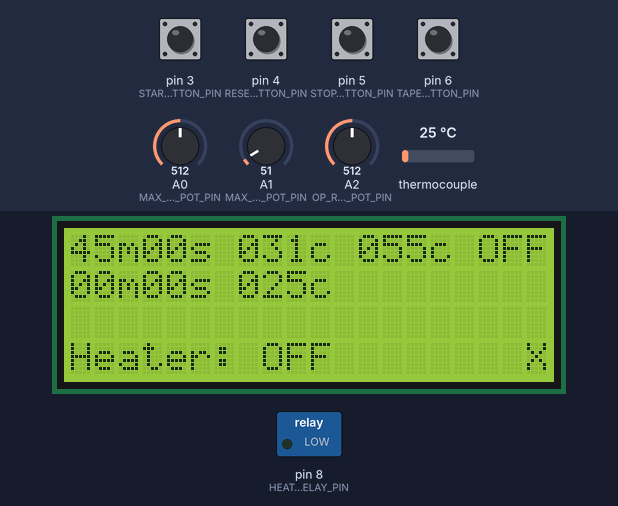
Simulated run of this sketch. Board: Arduino Uno, built with avr-gcc and run on an emulated ATmega328P. Parts: 20×4 character LCD, switched loads named in the sketch (green lamp = pin HIGH). The inputs (shaded band) are chosen by the test bench; at power-on: pin 3 (START_BUTTON_PIN), pin 4 (RESET_BUTTON_PIN), pin 5 (STOP_BUTTON_PIN), pin 6 (TAPER_BUTTON_PIN) HIGH, thermocouple 25 °C, A0 (MAX_TIME_POT_PIN) = 512, A1 (MAX_TEMP_POT_PIN) = 51, A2 (OP_RANGE_POT_PIN) = 512.

Above: at 1.2 s.
1.3 s: pin 3 (START_BUTTON_PIN) pulled LOW for 0.4 s
At 2.4 s:
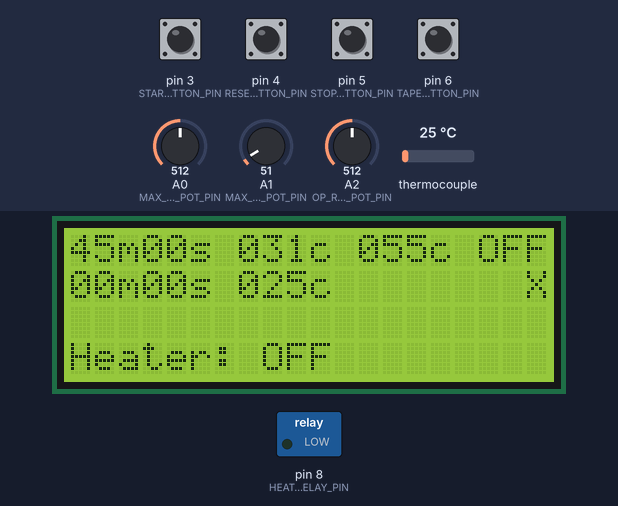
4.7 s: pin 4 (RESET_BUTTON_PIN) pulled LOW for 0.4 s
At 6.7 s:
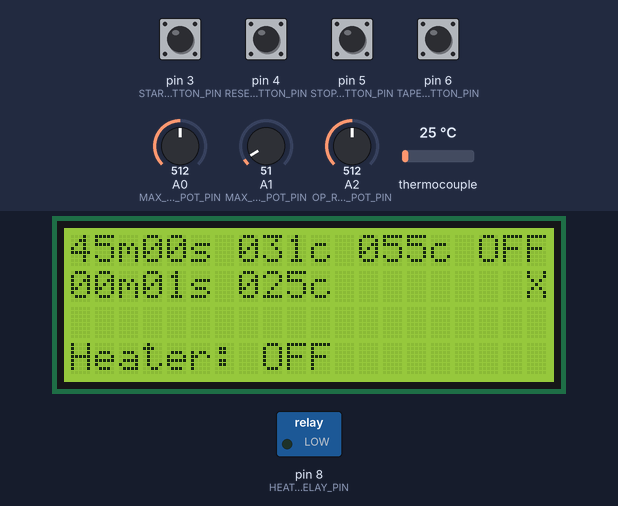
6.9 s: pin 6 (TAPER_BUTTON_PIN) pulled LOW for 0.4 s
At 8.1 s:
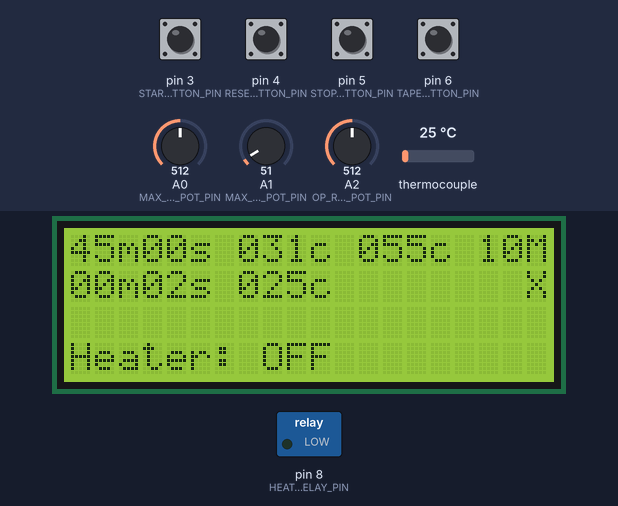
10.3 s: pin 5 (STOP_BUTTON_PIN) pulled LOW for 0.4 s
At 11.1 s:
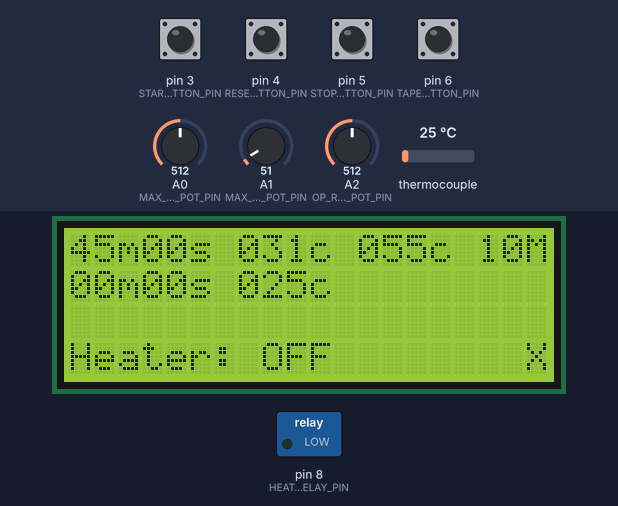
12.2 s: pin 4 (RESET_BUTTON_PIN) pulled LOW for 1 s
14.7 s: thermocouple set to 6 °C
At 16.3 s:
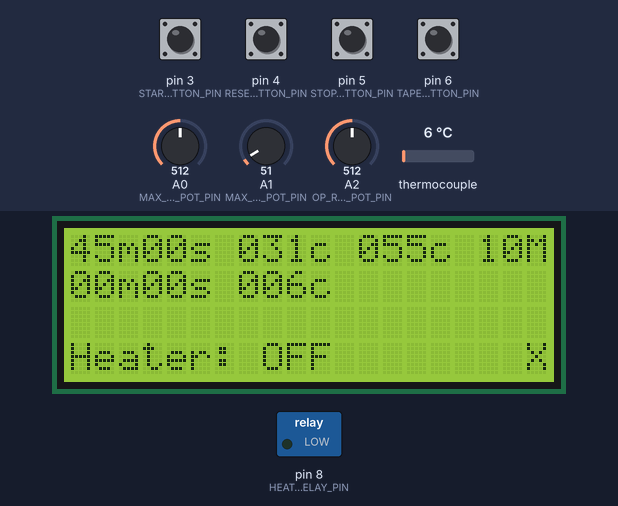
Timing chart, 0 to 17.3 s (numbered marks = the images above; inputs shaded):
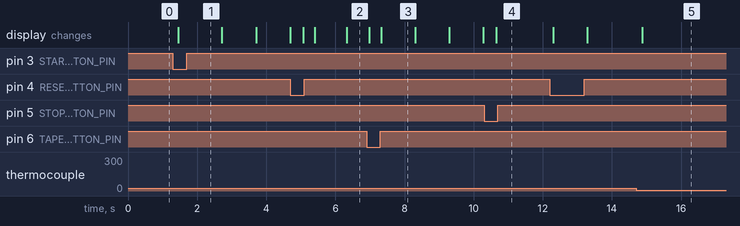

Measured:
- after the input at 1.3 s, the display: changes after 0.16 s (image 1)
- after the input at 4.7 s, the display: first changes after 0.37 s (image 2 shows a later state)
- after the input at 6.9 s, the display: first changes after 0.09 s (image 3 shows a later state)
- after the input at 10.3 s, the display: changes after 0.36 s (image 4)
- after the input at 14.7 s, the display: changes after 0.18 s (image 5)

The sketch:

robopop.ino
```cpp
#include <Arduino.h>
#include <Wire.h>
#include <LiquidCrystal_PCF8574.h>
#include <max6675.h>

int SO = 12;
int CS = 10;
int sck = 13;

MAX6675 ts(sck, CS, SO);
LiquidCrystal_PCF8574 lcd(0x27);

const int TAPER_MODE_OFF = 0;
const int TAPER_MODE_5M = 1;
const int TAPER_MODE_10M = 2;
const int TAPER_MODE_15M = 3;

const int START_BUTTON_PIN = 3;
const int RESET_BUTTON_PIN = 4;
const int STOP_BUTTON_PIN = 5;
const int TAPER_BUTTON_PIN = 6;

const int MAX_TIME_POT_PIN = A0;
const int MAX_TEMP_POT_PIN = A1;
const int OP_RANGE_POT_PIN = A2;

const int LCD_I2C_PIN = 0;
const int HEATER_RELAY_PIN = 8;

int loopDelay = 250;

bool stopped = true;
bool timeExpired = false;
bool startButtonPressed = false;
bool stopButtonPressed = false;

bool heatExceeded = false;

int maxTimeCap = 180;
unsigned long exitTime = (maxTimeCap) * 30;

int maxTemp = 0;
unsigned long maxTime = 0;

int temp = 0;
long startTime = millis();
long time = 0;

bool heaterTurnOff = false;
bool heaterCurrentlyOff = false;
int tempThreshold = 0;

char line1[21] = "";
char line2[21] = "";
char line3[21] = "";
char line4[21] = "";

const float BETA = 3950; // should match the Beta Coefficient of the thermistor

int taperMode = TAPER_MODE_OFF;
char taperModeString[3] = "";

void start() {
    reset();
    startButtonPressed = true;
    stopButtonPressed = false;
    stopped = false;
}

void reset() {
    startTime = millis();
}

void stop() {
    startButtonPressed = false;
    stopButtonPressed = true;
    stopped = true;
    heaterTurnOff = true;
}

void cycleTaperMode() {
    taperMode += 1;
    if (taperMode > TAPER_MODE_15M) {
        taperMode = TAPER_MODE_OFF;
    }
}

void setup() {
  // put your setup code here, to run once:
  pinMode(HEATER_RELAY_PIN, OUTPUT);

  pinMode(START_BUTTON_PIN, INPUT_PULLUP);
  pinMode(RESET_BUTTON_PIN, INPUT_PULLUP);
  pinMode(STOP_BUTTON_PIN, INPUT_PULLUP);
  pinMode(TAPER_BUTTON_PIN, INPUT_PULLUP);

  pinMode(MAX_TIME_POT_PIN, INPUT);
  pinMode(MAX_TEMP_POT_PIN, INPUT);
  pinMode(OP_RANGE_POT_PIN, INPUT);

  lcd.begin(20, 4);
  lcd.setBacklight(255);

  stop();
}

void loop() {
  // put your main code here, to run repeatedly:
  maxTime = map(analogRead(MAX_TIME_POT_PIN), 0, 1023, 1, maxTimeCap) * 30 * 1000;
  maxTemp = map(analogRead(MAX_TEMP_POT_PIN), 0, 1023, 20, 250);
  tempThreshold = map(analogRead(OP_RANGE_POT_PIN), 0, 1023, 10, 100);

  byte startButtonState = digitalRead(START_BUTTON_PIN);
  if (startButtonState == LOW) {
      start();
  }

  byte resetButtonState = digitalRead(RESET_BUTTON_PIN);
  if (resetButtonState == LOW) {
      reset();
  }

  byte stopButtonState = digitalRead(STOP_BUTTON_PIN);
  if (stopButtonState == LOW) {
      stop();
  }

  byte taperButtonState = digitalRead(TAPER_BUTTON_PIN);
  if (taperButtonState == LOW) {
      cycleTaperMode();
  }

  time = millis() - startTime;
  timeExpired = false;

  int temp = ts.readCelsius();

  // turn heater off if time is up
  if (time > maxTime) {
      heaterTurnOff = true;
      timeExpired = true;
  } else {
      // turn heater on if its already off and and the temp is less than the heat threshold
      if (heaterCurrentlyOff && temp < (maxTemp - tempThreshold)) {
          heaterTurnOff = false;
      }
  }

  // turn heater off if the temperature is greater than the cutoff
  if (temp > maxTemp) {
      heaterTurnOff = true;
      heatExceeded = true;
  }

  if (stopped) {
      heaterTurnOff = true;
  }

  // switch the heater state if it has changed
  if (heaterTurnOff != heaterCurrentlyOff) {
      if (heaterTurnOff) {
          // send off signal to relay
          digitalWrite(HEATER_RELAY_PIN, LOW);
      } else {
          // send on signal to relay
          digitalWrite(HEATER_RELAY_PIN, HIGH);
      }
  }

  heaterCurrentlyOff = heaterTurnOff;

  int maxTimeMin = floor((maxTime/1000/60) << 0);
  int maxTimeSec = floor((maxTime/1000) % 60);

  int min = floor((time/1000/60) << 0);
  int sec = floor((time/1000) % 60);

  lcd.setCursor(0, 0);
  //sprintf(line1, "%02dm%02ds %03dc %03dc %s", maxTimeMin, maxTimeSec, maxTemp, tempThreshold, taperModeString);
  sprintf(
    line1,
    "%02dm%02ds %03dc %03dc %s",
    maxTimeMin,
    maxTimeSec,
    maxTemp,
    tempThreshold,
    (taperMode < 1
      ? "OFF"
      : (taperMode < 2
          ? " 5M"
          : (taperMode < 3
              ? "10M"
              : (taperMode < 4
                  ? "15M"
                  : "   "
                )
            )
          )
        )
      );
  lcd.print(line1);

  lcd.setCursor(0, 1);
  if (timeExpired || stopped) {
      // quit the program as we are out of time but wait a bit for safety
      if (time / 1000 > exitTime && heaterCurrentlyOff) {
          exit(0);
      }

      // display the max time when the time has expired instead of normal
      sprintf(line2, "%02dm%02ds %03dc        %s", stopped ? 0 : maxTimeMin, stopped ? 0 : maxTimeSec, temp, (startButtonPressed ? "X" : " "));
  } else {
      sprintf(line2, "%02dm%02ds %03dc        %s", min, sec, temp, (startButtonPressed ? "X" : " "));
  }
  lcd.print(line2);

  lcd.setCursor(0, 2);
  sprintf(line3, "%s       %s", (timeExpired ? "Time expired" : "            "), (resetButtonState == LOW ? "X" : " "));
  lcd.print(line3);

  lcd.setCursor(0, 3);
  sprintf(line4, "Heater: %s        %s", (heaterCurrentlyOff ? "OFF" : "ON "), stopped ? "X" : " ");
  lcd.print(line4);

  // quit the program as we are out of time but wait a bit for safety
  if (timeExpired) {
      // divide the time
      if (time / 1000 > exitTime && heaterCurrentlyOff) {
          exit(0);
      }
  }

  delay(loopDelay);
}
```
